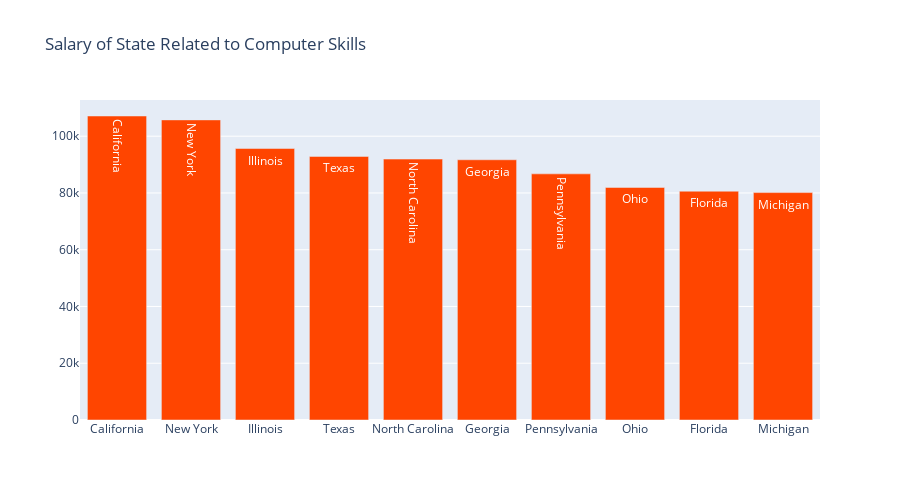

Notebook cell for this chart:
### Code cell
# EDA: visualize bar plot (Salary of State)
state_count = jobs.groupby(['state']).agg({'salary':'mean'}).sort_values('salary', ascending=False).rename(columns={'salary':'salary_mean'})

data = [Bar(x=state_count.index, y=state_count['salary_mean'], text=state_count.index, marker={'color':'orangered'})]
layout = Layout(title="Salary of State Related to Computer Skills", width = 900, height = 500)

fig = Figure(data=data, layout=layout)

plotly.offline.iplot(fig, show_link=False)

### Figure 1 — Plotly figure (JSON) as saved in the notebook; plotly's stock layout.template omitted (floating-point values rounded to 4 significant figures)
{"data": [{"marker": {"color": "orangered"}, "text": ["California", "New York", "Illinois", "Texas", "North Carolina", "Georgia", "Pennsylvania", "Ohio", "Florida", "Michigan"], "type": "bar", "x": ["California", "New York", "Illinois", "Texas", "North Carolina", "Georgia", "Pennsylvania", "Ohio", "Florida", "Michigan"], "y": [107100.0, 105700.0, 95660.0, 92870.0, 91930.0, 91690.0, 86720.0, 81940.0, 80620.0, 80130.0]}], "layout": {"height": 500, "title": {"text": "Salary of State Related to Computer Skills"}, "width": 900}}
